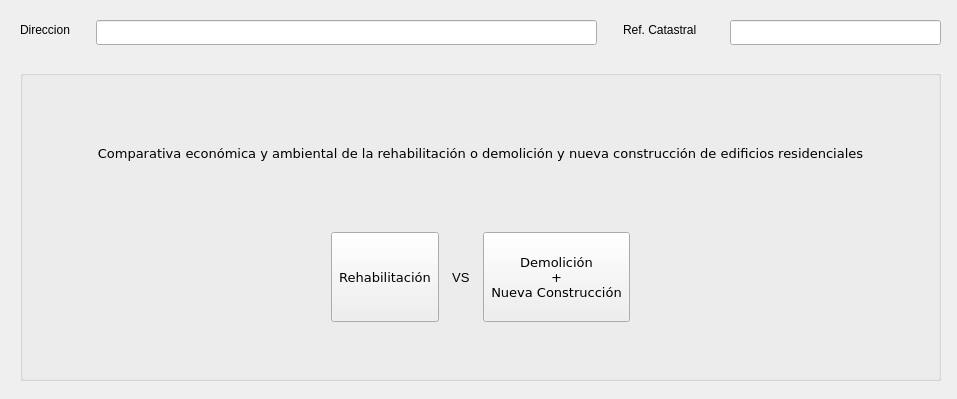
<?xml version="1.0" encoding="UTF-8"?>
<ui version="4.0">
 <class>IntroForm</class>
 <widget class="QDialog" name="IntroForm">
  <property name="geometry">
   <rect>
    <x>0</x>
    <y>0</y>
    <width>957</width>
    <height>399</height>
   </rect>
  </property>
  <property name="windowTitle">
   <string>Herevea</string>
  </property>
  <property name="windowIcon">
   <iconset>
    <normaloff>Herevea.png</normaloff>Herevea.png</iconset>
  </property>
  <widget class="QLabel" name="label_31">
   <property name="geometry">
    <rect>
     <x>20</x>
     <y>20</y>
     <width>81</width>
     <height>20</height>
    </rect>
   </property>
   <property name="text">
    <string>Direccion</string>
   </property>
  </widget>
  <widget class="QLineEdit" name="tbxDireccion">
   <property name="geometry">
    <rect>
     <x>96</x>
     <y>20</y>
     <width>501</width>
     <height>25</height>
    </rect>
   </property>
   <property name="readOnly">
    <bool>true</bool>
   </property>
  </widget>
  <widget class="QLineEdit" name="tbxRefCatastral">
   <property name="geometry">
    <rect>
     <x>730</x>
     <y>20</y>
     <width>211</width>
     <height>25</height>
    </rect>
   </property>
   <property name="readOnly">
    <bool>true</bool>
   </property>
  </widget>
  <widget class="QLabel" name="label_32">
   <property name="geometry">
    <rect>
     <x>623</x>
     <y>20</y>
     <width>101</width>
     <height>20</height>
    </rect>
   </property>
   <property name="text">
    <string>Ref. Catastral</string>
   </property>
  </widget>
  <widget class="QGroupBox" name="groupBox">
   <property name="geometry">
    <rect>
     <x>20</x>
     <y>70</y>
     <width>921</width>
     <height>311</height>
    </rect>
   </property>
   <property name="font">
    <font>
     <pointsize>10</pointsize>
    </font>
   </property>
   <property name="title">
    <string/>
   </property>
   <widget class="QWidget" name="verticalLayoutWidget">
    <property name="geometry">
     <rect>
      <x>50</x>
      <y>10</y>
      <width>821</width>
      <height>242</height>
     </rect>
    </property>
    <layout class="QVBoxLayout" name="verticalLayout">
     <item>
      <widget class="QLabel" name="label">
       <property name="font">
        <font>
         <family>Verdana</family>
         <pointsize>10</pointsize>
        </font>
       </property>
       <property name="text">
        <string>Comparativa económica y ambiental de la rehabilitación o demolición y nueva construcción de edificios residenciales</string>
       </property>
       <property name="alignment">
        <set>Qt::AlignCenter</set>
       </property>
       <property name="wordWrap">
        <bool>true</bool>
       </property>
      </widget>
     </item>
     <item>
      <layout class="QHBoxLayout" name="horizontalLayout_2">
       <item>
        <spacer name="horizontalSpacer">
         <property name="orientation">
          <enum>Qt::Horizontal</enum>
         </property>
         <property name="sizeHint" stdset="0">
          <size>
           <width>10</width>
           <height>20</height>
          </size>
         </property>
        </spacer>
       </item>
       <item>
        <widget class="QToolButton" name="btnRehab">
         <property name="sizePolicy">
          <sizepolicy hsizetype="Fixed" vsizetype="Fixed">
           <horstretch>0</horstretch>
           <verstretch>0</verstretch>
          </sizepolicy>
         </property>
         <property name="minimumSize">
          <size>
           <width>90</width>
           <height>90</height>
          </size>
         </property>
         <property name="font">
          <font>
           <family>Verdana</family>
           <pointsize>10</pointsize>
          </font>
         </property>
         <property name="text">
          <string>Rehabilitación</string>
         </property>
         <property name="toolButtonStyle">
          <enum>Qt::ToolButtonTextOnly</enum>
         </property>
        </widget>
       </item>
       <item>
        <widget class="QLabel" name="label_2">
         <property name="text">
          <string>  VS  </string>
         </property>
        </widget>
       </item>
       <item>
        <widget class="QToolButton" name="btnDemCons">
         <property name="minimumSize">
          <size>
           <width>0</width>
           <height>90</height>
          </size>
         </property>
         <property name="font">
          <font>
           <family>Verdana</family>
           <pointsize>10</pointsize>
          </font>
         </property>
         <property name="text">
          <string>Demolición 
+
Nueva Construcción</string>
         </property>
        </widget>
       </item>
       <item>
        <spacer name="horizontalSpacer_2">
         <property name="orientation">
          <enum>Qt::Horizontal</enum>
         </property>
         <property name="sizeHint" stdset="0">
          <size>
           <width>40</width>
           <height>20</height>
          </size>
         </property>
        </spacer>
       </item>
      </layout>
     </item>
    </layout>
   </widget>
  </widget>
 </widget>
 <resources/>
 <connections/>
</ui>
